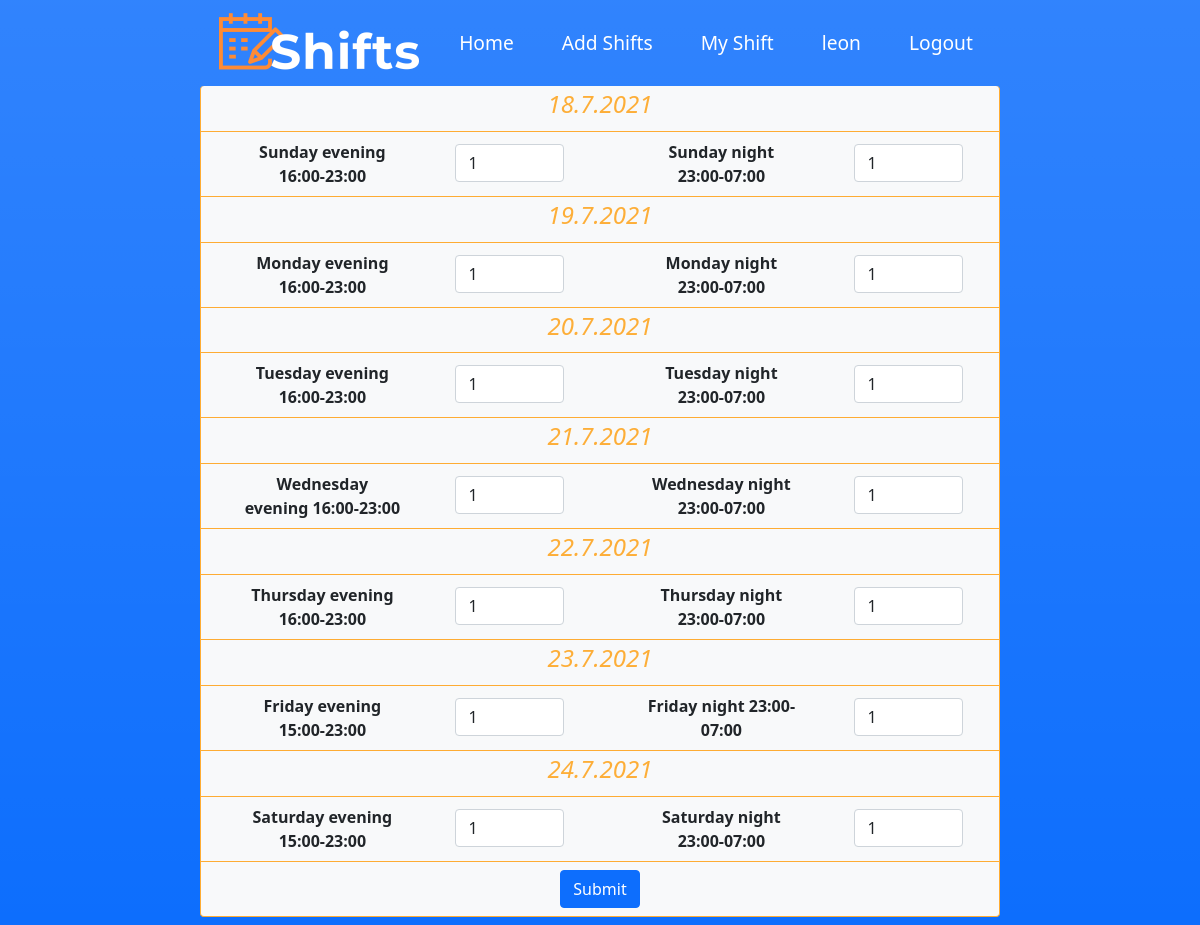
The app's page /addshifts/ (signed in), older data.
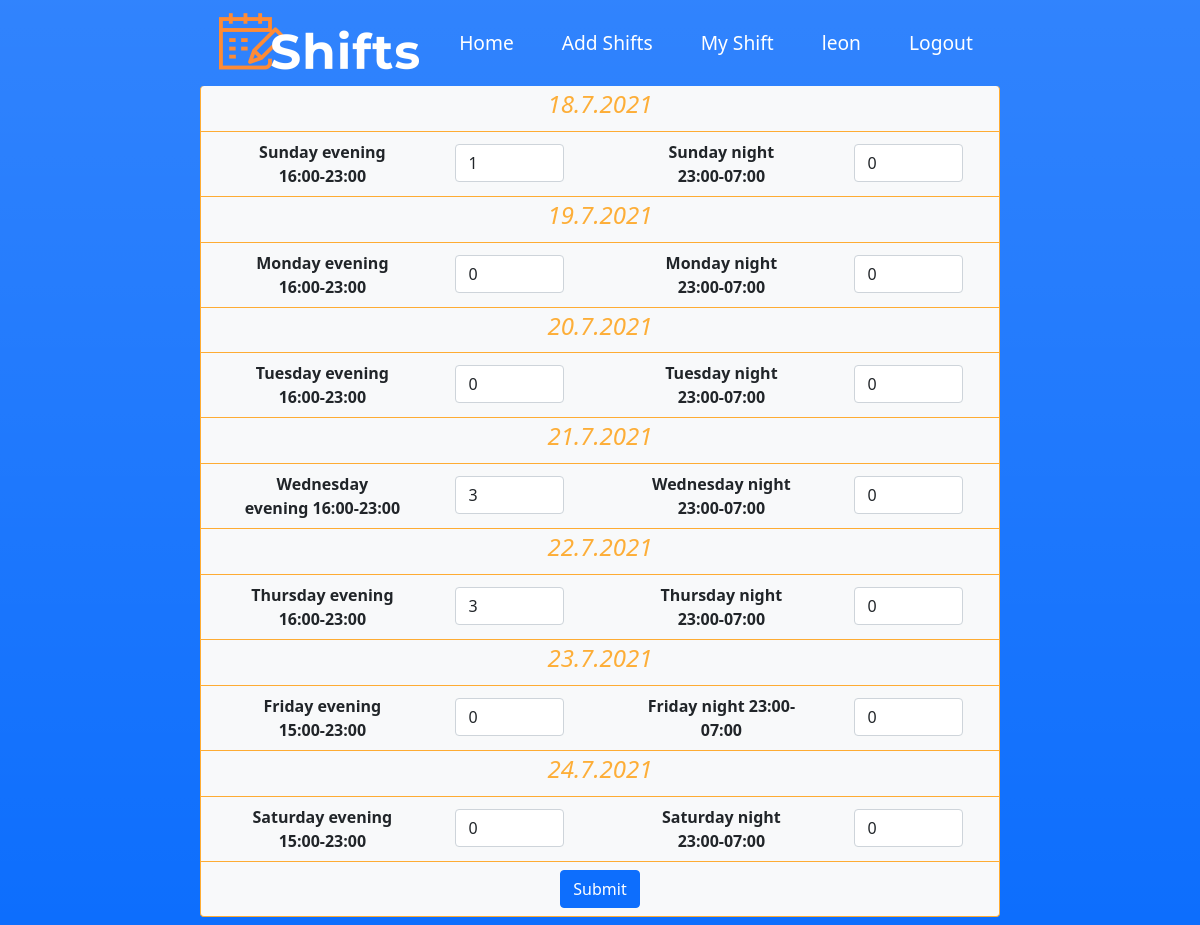
The same page, newer data.
### Shifts/models.py (models this page shows, shortened)
class shiftSubmitTwo(models.Model):
    user_name = models.ForeignKey(
        settings.AUTH_USER_MODEL,
        related_name="shift_submitter",
        on_delete=models.DO_NOTHING,
    )
    for day in DAYS_OF_WEEK:
        if (day == 'friday' or day == 'saturday'):
            for shift_type,shift_hour in zip(TYPE_OF_SHIFTS,SHIFTS_HOURS_WEEKENDS  ) :
                exec(
                    f'{day}_{shift_type} = models.IntegerField(verbose_name =f"{day} {shift_type} {shift_hour}" ,default=0 ,validators=[MinValueValidator(MIN_VAL_SHIFT),MaxValueValidator(MAX_VAL_SHIFT)])'
                )
        else:
            for shift_type,shift_hour in zip(TYPE_OF_SHIFTS,SHIFTS_HOURS_REG ) :
                exec(
                    f'{day}_{shift_type} = models.IntegerField(verbose_name =f"{day} {shift_type} {shift_hour}" ,default=0 ,validators=[MinValueValidator(MIN_VAL_SHIFT),MaxValueValidator(MAX_VAL_SHIFT)])'
                )
    created_at = models.DateTimeField(auto_now_add=True)
    updated_at = models.DateTimeField(auto_now=True)

### Shifts/views.py (the view, shortened to what this page needs)
# urls.py: path("addshifts/", views.add_shifts, name="addshifts"),
@login_required()
def add_shifts(request):
    weekly_user_shift = get_weekly_user_shifts(request)
    if weekly_user_shift == None:
        form = shiftSubmitTwoForm()
    else:
        form = shiftSubmitTwoForm(instance=weekly_user_shift)
    return render(request, "Shifts/addshifts.html", {"form": form})

### Shifts/forms.py
class shiftSubmitTwoForm(ModelForm):
    class Meta:
        model = shiftSubmitTwo
        exclude = ["user_name"]
        widgets = {}
        for day in DAYS_OF_WEEK:
            for shift_type in TYPE_OF_SHIFTS:
                widgets[f"{day}_{shift_type}"] = forms.NumberInput(
                    attrs={
                        "class": "form-control",    #for bootstrap
                        'min' :MIN_VAL_SHIFT,           #validators
                        'max': MAX_VAL_SHIFT
                        }
                )

### Shifts/views.py (called while the page is built)
def get_weekly_user_shifts(request):
    week_start = timezone.now().replace(hour=0, minute=0, second=0, microsecond=0)
    week_start -= timedelta(days=(week_start.weekday() + 1) % 7)
    week_end = week_start + timedelta(days=7)
    return shiftSubmitTwo.objects.filter(
        user_name=request.user, created_at__gte=week_start, created_at__lt=week_end
    ).last()

### Shifts/templates/Shifts/addshifts.html (shortened to what this page needs)
{% extends "Shifts/layout.html" %}
{% block body %}
    <div class="container-sm bg-light justify-content-center  border border-top-0  rounded mx-auto mb-2  " style="max-width: 800px; border-color: #feac33 !important;">
            <form action="{% url 'Shifts:addshifts' %}" method ="post">
                <div class="row ">
                        {% for field in form %}
                        {% if "evening" in field.label %}
                            <div class="col-sm-12 p-1 mx-auto border-bottom  " style=" border-color: #feac33 !important;">
                                <p class="text-center h4 fst-italic " id="{{field.label}}"  style="color:#fdae38 ;"> Date</p>
                            </div>
                        {% endif %}
                        <div class="col-sm-6 d-flex py-2  border-bottom  " style=" border-color: #feac33 !important;">
                            <div class="col-sm-6 px-3 fw-bolder text-center text-dark   mx-auto " >
                                {{ field.label }}
                            </div>
                            <div class="col-sm-4 px-2 py-1 mx-auto ">
                                {{ field }}
                            </div>
                        </div>
                        {% endfor %}
                </div>
                <div class="d-flex justify-content-center" >
                       <input type="submit" class="btn btn-primary m-2"></input>
                </div>
            </form>
   </div>
{% endblock %}

Row changes from the older to the newer data that the page shows:
removed shiftSubmitTwo: form "1" "1" "1" "1" "1" "1" "1" "1" "1" "1" "1" "1" "1" "1"
added shiftSubmitTwo: form "1" "0" "0" "0" "0" "0" "3" "0" "3" "0" "0" "0" "0" "0"
